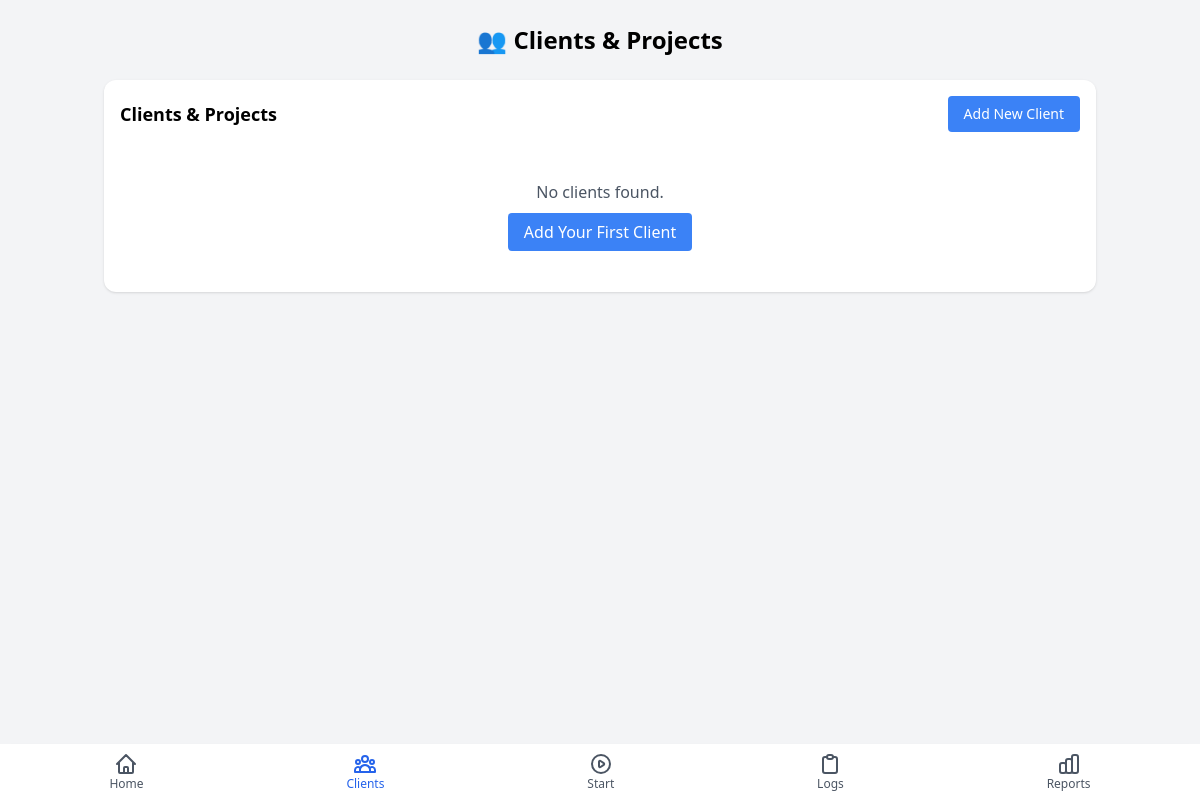
Before: /clients.php with the older database file.
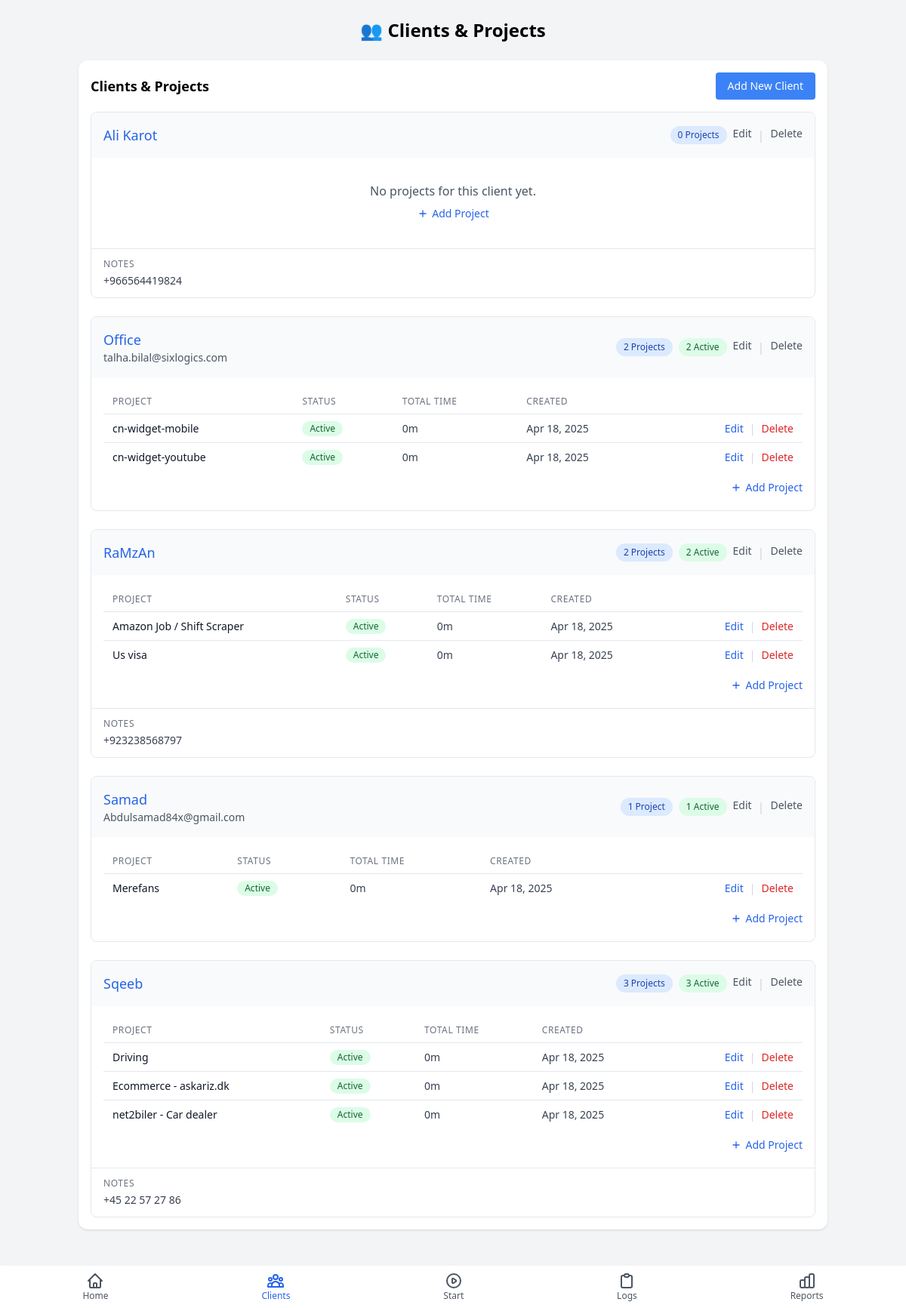
After: the same page with the newer database file.
### tables this page shows
CREATE TABLE clients (
                client_id INTEGER PRIMARY KEY AUTOINCREMENT,
                name TEXT NOT NULL,
                email TEXT,
                notes TEXT,
                created_at TIMESTAMP DEFAULT CURRENT_TIMESTAMP,
                updated_at TIMESTAMP DEFAULT CURRENT_TIMESTAMP
            );

CREATE TABLE projects (
                project_id INTEGER PRIMARY KEY AUTOINCREMENT,
                client_id INTEGER NOT NULL,
                name TEXT NOT NULL,
                notes TEXT,
                is_active BOOLEAN DEFAULT 1,
                created_at TIMESTAMP DEFAULT CURRENT_TIMESTAMP,
                updated_at TIMESTAMP DEFAULT CURRENT_TIMESTAMP,
                FOREIGN KEY (client_id) REFERENCES clients (client_id) ON DELETE CASCADE
            );

### includes/functions.php (called while the page is built, shortened)
<?php
function getActiveSession() {
    $pdo = getDbConnection();
    $stmt = $pdo->query("
        SELECT
            ws.session_id,
            ws.project_id,
            ws.start_time,
            p.name as project_name,
            c.name as client_name
        FROM work_sessions ws
        JOIN projects p ON ws.project_id = p.project_id
        JOIN clients c ON p.client_id = c.client_id
        WHERE ws.end_time IS NULL
        ORDER BY ws.start_time DESC
        LIMIT 1
    ");
    return $stmt->fetch();
}
function formatDate($dateString) {
    $date = new DateTime($dateString);
    return $date->format('M j, Y');
}
function formatDuration($minutes) {
    if ($minutes < 60) {
        return $minutes . "m";
    }
    $hours = floor($minutes / 60);
    $mins = $minutes % 60;
    return $hours . "h " . $mins . "m";
}

### clients.php (the view)
<?php
require_once 'includes/header.php';
$pdo = getDbConnection();
$stmt = $pdo->query("
    SELECT
        c.client_id,
        c.name,
        c.email,
        c.notes,
        c.created_at,
        COUNT(p.project_id) as project_count,
        SUM(CASE WHEN p.is_active = 1 THEN 1 ELSE 0 END) as active_projects
    FROM clients c
    LEFT JOIN projects p ON c.client_id = p.client_id
    GROUP BY c.client_id
    ORDER BY c.name
");
$clients = $stmt->fetchAll(PDO::FETCH_ASSOC);
function getClientProjects($clientId) {
    $pdo = getDbConnection();
    $stmt = $pdo->prepare("
        SELECT
            p.project_id,
            p.name,
            p.notes,
            p.is_active,
            p.created_at,
            (SELECT SUM(duration_minutes) FROM work_sessions WHERE project_id = p.project_id) as total_minutes
        FROM projects p
        WHERE p.client_id = :client_id
        ORDER BY p.is_active DESC, p.name
    ");
    $stmt->execute([':client_id' => $clientId]);
    return $stmt->fetchAll(PDO::FETCH_ASSOC);
}
?>
<div class="bg-white rounded-xl shadow p-4 mb-4">
    <div class="flex justify-between items-center mb-4">
        <h2 class="text-lg font-semibold">Clients & Projects</h2>
        <a href="add_client.php" class="bg-blue-500 hover:bg-blue-600 text-white py-2 px-4 rounded text-sm">
            Add New Client
        </a>
    </div>
    <?php if (empty($clients)): ?>
    <div class="text-center py-8">
        <p class="text-gray-600 mb-4">No clients found.</p>
        <a href="add_client.php" class="bg-blue-500 hover:bg-blue-600 text-white py-2 px-4 rounded">
            Add Your First Client
        </a>
    </div>
    <?php else: ?>
    <div class="space-y-6">
        <?php foreach ($clients as $client): ?>
        <div class="border border-gray-200 rounded-lg overflow-hidden">
            <div class="bg-gray-50 p-4 flex flex-col sm:flex-row sm:justify-between sm:items-center">
                <div>
                    <h3 class="text-lg font-medium text-blue-600"><?php echo htmlspecialchars($client['name']); ?></h3>
                    <?php if ($client['email']): ?>
                    <p class="text-sm text-gray-600">
                        <a href="mailto:<?php echo htmlspecialchars($client['email']); ?>" class="hover:underline">
                            <?php echo htmlspecialchars($client['email']); ?>
                        </a>
                    </p>
                    <?php endif; ?>
                </div>
                <div class="mt-2 sm:mt-0 flex flex-wrap gap-2">
                    <span class="inline-flex items-center px-2.5 py-0.5 rounded-full text-xs font-medium bg-blue-100 text-blue-800">
                        <?php echo $client['project_count']; ?> Project<?php echo $client['project_count'] != 1 ? 's' : ''; ?>
                    </span>
                    <?php if ($client['active_projects'] > 0): ?>
                    <span class="inline-flex items-center px-2.5 py-0.5 rounded-full text-xs font-medium bg-green-100 text-green-800">
                        <?php echo $client['active_projects']; ?> Active
                    </span>
                    <?php endif; ?>
                    <div class="flex gap-2">
                        <a href="edit_client.php?id=<?php echo $client['client_id']; ?>" class="text-sm text-gray-600 hover:text-blue-600">
                            Edit
                        </a>
                        <span class="text-gray-300">|</span>
                        <a href="delete_client.php?id=<?php echo $client['client_id']; ?>" class="text-sm text-gray-600 hover:text-red-600">
                            Delete
                        </a>
                    </div>
                </div>
            </div>
            <div class="p-4">
                <?php if ($client['project_count'] > 0): ?>
                <?php $projects = getClientProjects($client['client_id']); ?>
                <div class="overflow-x-auto">
                    <table class="min-w-full divide-y divide-gray-200">
                        <thead>
                            <tr>
                                <th class="px-3 py-2 text-left text-xs font-medium text-gray-500 uppercase tracking-wider">Project</th>
                                <th class="px-3 py-2 text-left text-xs font-medium text-gray-500 uppercase tracking-wider">Status</th>
                                <th class="px-3 py-2 text-left text-xs font-medium text-gray-500 uppercase tracking-wider">Total Time</th>
                                <th class="px-3 py-2 text-left text-xs font-medium text-gray-500 uppercase tracking-wider">Created</th>
                                <th class="px-3 py-2"></th>
                            </tr>
                        </thead>
                        <tbody class="divide-y divide-gray-200">
                            <?php foreach ($projects as $project): ?>
                            <tr class="hover:bg-gray-50">
                                <td class="px-3 py-2 whitespace-nowrap text-sm font-medium text-gray-900">
                                    <?php echo htmlspecialchars($project['name']); ?>
                                </td>
                                <td class="px-3 py-2 whitespace-nowrap text-sm">
                                    <?php if ($project['is_active']): ?>
                                    <span class="inline-flex items-center px-2.5 py-0.5 rounded-full text-xs font-medium bg-green-100 text-green-800">
                                        Active
                                    </span>
                                    <?php else: ?>
                                    <span class="inline-flex items-center px-2.5 py-0.5 rounded-full text-xs font-medium bg-gray-100 text-gray-800">
                                        Inactive
                                    </span>
                                    <?php endif; ?>
                                </td>
                                <td class="px-3 py-2 whitespace-nowrap text-sm text-gray-700">
                                    <?php echo formatDuration($project['total_minutes'] ?? 0); ?>
                                </td>
                                <td class="px-3 py-2 whitespace-nowrap text-sm text-gray-700">
                                    <?php echo formatDate($project['created_at']); ?>
                                </td>
                                <td class="px-3 py-2 whitespace-nowrap text-right text-sm font-medium">
                                    <div class="flex justify-end gap-2">
                                        <a href="edit_project.php?id=<?php echo $project['project_id']; ?>" class="text-blue-600 hover:text-blue-900">Edit</a>
                                        <span class="text-gray-300">|</span>
                                        <a href="delete_project.php?id=<?php echo $project['project_id']; ?>" class="text-red-600 hover:text-red-900">Delete</a>
                                    </div>
                                </td>
                            </tr>
                            <?php endforeach; ?>
                        </tbody>
                    </table>
                </div>
                <div class="mt-3 text-right">
                    <a href="add_project.php?client_id=<?php echo $client['client_id']; ?>" class="inline-flex items-center text-sm text-blue-600 hover:text-blue-800">
                        <svg xmlns="http://www.w3.org/2000/svg" class="h-4 w-4 mr-1" fill="none" viewBox="0 0 24 24" stroke="currentColor">
                            <path stroke-linecap="round" stroke-linejoin="round" stroke-width="2" d="M12 6v6m0 0v6m0-6h6m-6 0H6" />
                        </svg>
                        Add Project
                    </a>
                </div>
                <?php else: ?>
                <div class="text-center py-4">
                    <p class="text-gray-600 mb-2">No projects for this client yet.</p>
                    <a href="add_project.php?client_id=<?php echo $client['client_id']; ?>" class="inline-flex items-center text-sm text-blue-600 hover:text-blue-800">
                        <svg xmlns="http://www.w3.org/2000/svg" class="h-4 w-4 mr-1" fill="none" viewBox="0 0 24 24" stroke="currentColor">
                            <path stroke-linecap="round" stroke-linejoin="round" stroke-width="2" d="M12 6v6m0 0v6m0-6h6m-6 0H6" />
                        </svg>
                        Add Project
                    </a>
                </div>
                <?php endif; ?>
            </div>
            <?php if ($client['notes']): ?>
            <div class="border-t border-gray-200 px-4 py-3">
                <h4 class="text-xs font-medium text-gray-500 uppercase tracking-wider mb-1">Notes</h4>
                <p class="text-sm text-gray-700"><?php echo nl2br(htmlspecialchars($client['notes'])); ?></p>
            </div>
            <?php endif; ?>
        </div>
        <?php endforeach; ?>
    </div>
    <?php endif; ?>
</div>
<?php
require_once 'includes/footer.php';
?>

### includes/header.php (shortened to what this page needs)
<?php
require_once __DIR__ . '/functions.php';
$activeSession = getActiveSession();
$currentPage = basename($_SERVER['PHP_SELF']);
?>
<!DOCTYPE html>
<html lang="en">
<head>
    <script src="https://cdn.tailwindcss.com"></script>
</head>
<body class="bg-gray-100 min-h-screen pb-16">
    <div class="container mx-auto px-4 py-6">
        <header class="mb-6">
            <h1 class="text-2xl font-bold text-center">
                <?php
                switch ($currentPage) {
                    case 'clients.php':
                        echo '👥 Clients & Projects';
                        break;
                }
                ?>
            </h1>
        </header>

### includes/footer.php (shortened to what this page needs)
</div>
<nav class="fixed bottom-0 left-0 right-0 bg-white shadow-lg p-2">
    <div class="flex justify-around">
        <a href="index.php" class="<?php echo $currentPage == 'index.php' ? 'text-blue-600' : 'text-gray-600'; ?> flex flex-col items-center">
            <span class="text-xs">Home</span>
        </a>
        <a href="clients.php" class="<?php echo $currentPage == 'clients.php' ? 'text-blue-600' : 'text-gray-600'; ?> flex flex-col items-center">
            <span class="text-xs">Clients</span>
        </a>
        <a href="<?php echo $activeSession ? 'stop_work.php' : 'start_work.php'; ?>" class="<?php echo in_array($currentPage, ['start_work.php', 'stop_work.php']) ? 'text-blue-600' : 'text-gray-600'; ?> flex flex-col items-center">
            <?php if ($activeSession): ?>
            <svg xmlns="http://www.w3.org/2000/svg" class="h-6 w-6" fill="none" viewBox="0 0 24 24" stroke="currentColor">
                <path stroke-linecap="round" stroke-linejoin="round" stroke-width="2" d="M21 12a9 9 0 11-18 0 9 9 0 0118 0z" />
                <path stroke-linecap="round" stroke-linejoin="round" stroke-width="2" d="M9 10a1 1 0 011-1h4a1 1 0 011 1v4a1 1 0 01-1 1h-4a1 1 0 01-1-1v-4z" />
            </svg>
            <span class="text-xs">Stop</span>
            <?php else: ?>
            <span class="text-xs">Start</span>
            <?php endif; ?>
        </a>
        <a href="work_logs.php" class="<?php echo $currentPage == 'work_logs.php' ? 'text-blue-600' : 'text-gray-600'; ?> flex flex-col items-center">
            <svg xmlns="http://www.w3.org/2000/svg" class="h-6 w-6" fill="none" viewBox="0 0 24 24" stroke="currentColor">
                <path stroke-linecap="round" stroke-linejoin="round" stroke-width="2" d="M9 5H7a2 2 0 00-2 2v12a2 2 0 002 2h10a2 2 0 002-2V7a2 2 0 00-2-2h-2M9 5a2 2 0 002 2h2a2 2 0 002-2M9 5a2 2 0 012-2h2a2 2 0 012 2" />
            </svg>
            <span class="text-xs">Logs</span>
        </a>
        <a href="reports.php" class="<?php echo $currentPage == 'reports.php' ? 'text-blue-600' : 'text-gray-600'; ?> flex flex-col items-center">
            <span class="text-xs">Reports</span>
        </a>
    </div>
</nav>
</body>
</html>

Changed rows visible on the page:
added clients: name "Ali Karot", project_count "0", shows "s", notes "+966564419824"
added clients: name "Office", email "talha.bilal@sixlogics.com", project_count "2", active_projects "2"
added projects: name "cn-widget-mobile", is_active "Active", total_minutes "0m", created_at "Apr 18, 2025", shown under "Office"
added projects: name "cn-widget-youtube", is_active "Active", total_minutes "0m", created_at "Apr 18, 2025", shown under "Office"
added clients: name "RaMzAn", project_count "2", shows "s", active_projects "2", notes "+923238568797"
added projects: name "Amazon Job / Shift Scraper", is_active "Active", total_minutes "0m", created_at "Apr 18, 2025", shown under "RaMzAn"
added projects: name "Us visa", is_active "Active", total_minutes "0m", created_at "Apr 18, 2025", shown under "RaMzAn"
added clients: name "Samad", email "Abdulsamad84x@gmail.com", project_count "1", active_projects "1"
added projects: name "Merefans", is_active "Active", total_minutes "0m", created_at "Apr 18, 2025", shown under "Samad"
added clients: name "Sqeeb", project_count "3", shows "s", active_projects "3", notes "+45 22 57 27 86"
added projects: name "Driving", is_active "Active", total_minutes "0m", created_at "Apr 18, 2025", shown under "Sqeeb"
added projects: name "Ecommerce - askariz.dk", is_active "Active", total_minutes "0m", created_at "Apr 18, 2025", shown under "Sqeeb"
added projects: name "net2biler - Car dealer", is_active "Active", total_minutes "0m", created_at "Apr 18, 2025", shown under "Sqeeb"
Other visible differences:
text no longer shown: "No clients found. Add Your First Client"
